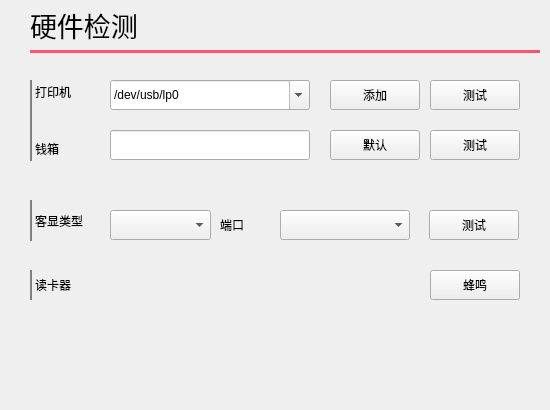
<?xml version="1.0" encoding="UTF-8"?>
<ui version="4.0">
 <class>saas_guide_hard_test</class>
 <widget class="QWidget" name="saas_guide_hard_test">
  <property name="geometry">
   <rect>
    <x>0</x>
    <y>0</y>
    <width>550</width>
    <height>410</height>
   </rect>
  </property>
  <property name="windowTitle">
   <string>Dialog</string>
  </property>
  <property name="styleSheet">
   <string notr="true"/>
  </property>
  <widget class="QLabel" name="label">
   <property name="geometry">
    <rect>
     <x>30</x>
     <y>80</y>
     <width>80</width>
     <height>41</height>
    </rect>
   </property>
   <property name="styleSheet">
    <string notr="true">border:0, 0, 0, 0;
border-left:2px solid gray;</string>
   </property>
   <property name="text">
    <string>打印机</string>
   </property>
   <property name="alignment">
    <set>Qt::AlignLeading|Qt::AlignLeft|Qt::AlignTop</set>
   </property>
  </widget>
  <widget class="QPushButton" name="pushButton_printer_test">
   <property name="geometry">
    <rect>
     <x>430</x>
     <y>80</y>
     <width>90</width>
     <height>30</height>
    </rect>
   </property>
   <property name="text">
    <string>测试</string>
   </property>
  </widget>
  <widget class="QLabel" name="label_2">
   <property name="geometry">
    <rect>
     <x>30</x>
     <y>120</y>
     <width>80</width>
     <height>41</height>
    </rect>
   </property>
   <property name="styleSheet">
    <string notr="true">border:0, 0, 0, 0;
border-left:2px solid gray;</string>
   </property>
   <property name="text">
    <string>钱箱</string>
   </property>
   <property name="alignment">
    <set>Qt::AlignBottom|Qt::AlignLeading|Qt::AlignLeft</set>
   </property>
  </widget>
  <widget class="QPushButton" name="pushButton_cdrawer_test">
   <property name="geometry">
    <rect>
     <x>430</x>
     <y>130</y>
     <width>90</width>
     <height>30</height>
    </rect>
   </property>
   <property name="text">
    <string>测试</string>
   </property>
  </widget>
  <widget class="QComboBox" name="comboBox_kexian_type">
   <property name="geometry">
    <rect>
     <x>110</x>
     <y>210</y>
     <width>101</width>
     <height>30</height>
    </rect>
   </property>
  </widget>
  <widget class="QLabel" name="label_3">
   <property name="geometry">
    <rect>
     <x>30</x>
     <y>200</y>
     <width>80</width>
     <height>41</height>
    </rect>
   </property>
   <property name="styleSheet">
    <string notr="true">border:0, 0, 0, 0;
border-left:2px solid gray;</string>
   </property>
   <property name="text">
    <string>客显类型</string>
   </property>
  </widget>
  <widget class="QPushButton" name="pushButton_printer_manage">
   <property name="geometry">
    <rect>
     <x>330</x>
     <y>80</y>
     <width>90</width>
     <height>30</height>
    </rect>
   </property>
   <property name="text">
    <string>添加</string>
   </property>
  </widget>
  <widget class="QLineEdit" name="lineEdit_cdrawer">
   <property name="geometry">
    <rect>
     <x>110</x>
     <y>130</y>
     <width>200</width>
     <height>30</height>
    </rect>
   </property>
  </widget>
  <widget class="QPushButton" name="pushButton_cdrawer_default">
   <property name="geometry">
    <rect>
     <x>330</x>
     <y>130</y>
     <width>90</width>
     <height>30</height>
    </rect>
   </property>
   <property name="text">
    <string>默认</string>
   </property>
  </widget>
  <widget class="QLabel" name="label_5">
   <property name="geometry">
    <rect>
     <x>220</x>
     <y>210</y>
     <width>61</width>
     <height>30</height>
    </rect>
   </property>
   <property name="text">
    <string>端口</string>
   </property>
  </widget>
  <widget class="QComboBox" name="comboBox_kexian_port">
   <property name="geometry">
    <rect>
     <x>280</x>
     <y>210</y>
     <width>130</width>
     <height>30</height>
    </rect>
   </property>
  </widget>
  <widget class="QPushButton" name="pushButton_display_test">
   <property name="geometry">
    <rect>
     <x>429</x>
     <y>210</y>
     <width>90</width>
     <height>30</height>
    </rect>
   </property>
   <property name="text">
    <string>测试</string>
   </property>
  </widget>
  <widget class="QLabel" name="label_7">
   <property name="geometry">
    <rect>
     <x>30</x>
     <y>270</y>
     <width>381</width>
     <height>30</height>
    </rect>
   </property>
   <property name="styleSheet">
    <string notr="true">border:0, 0, 0, 0;
border-left:2px solid gray;</string>
   </property>
   <property name="text">
    <string>读卡器</string>
   </property>
  </widget>
  <widget class="QPushButton" name="pushButton_beep">
   <property name="geometry">
    <rect>
     <x>430</x>
     <y>270</y>
     <width>90</width>
     <height>30</height>
    </rect>
   </property>
   <property name="text">
    <string>蜂鸣</string>
   </property>
  </widget>
  <widget class="QComboBox" name="comboBox_printer">
   <property name="geometry">
    <rect>
     <x>110</x>
     <y>80</y>
     <width>200</width>
     <height>30</height>
    </rect>
   </property>
   <property name="editable">
    <bool>true</bool>
   </property>
   <item>
    <property name="text">
     <string>/dev/usb/lp0</string>
    </property>
   </item>
   <item>
    <property name="text">
     <string>/dev/ttyS3,115200</string>
    </property>
   </item>
  </widget>
  <widget class="QLabel" name="label_10">
   <property name="geometry">
    <rect>
     <x>30</x>
     <y>10</y>
     <width>481</width>
     <height>30</height>
    </rect>
   </property>
   <property name="styleSheet">
    <string notr="true">font-size:20pt;</string>
   </property>
   <property name="text">
    <string>硬件检测</string>
   </property>
  </widget>
  <widget class="QLabel" name="label_11">
   <property name="geometry">
    <rect>
     <x>30</x>
     <y>50</y>
     <width>510</width>
     <height>3</height>
    </rect>
   </property>
   <property name="styleSheet">
    <string notr="true">background:#ff546b;</string>
   </property>
   <property name="text">
    <string/>
   </property>
  </widget>
 </widget>
 <resources/>
 <connections/>
</ui>
